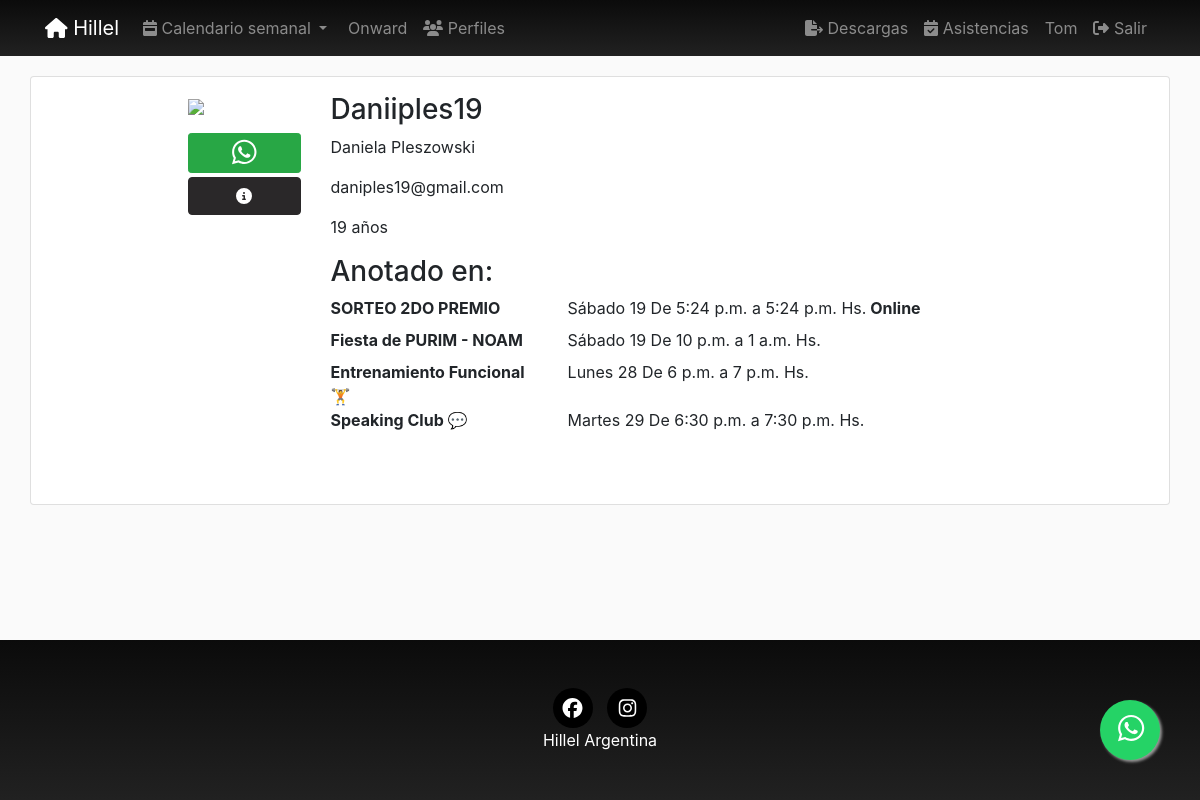
The app's page /profiles/Daniiples19/ (signed in), older data.
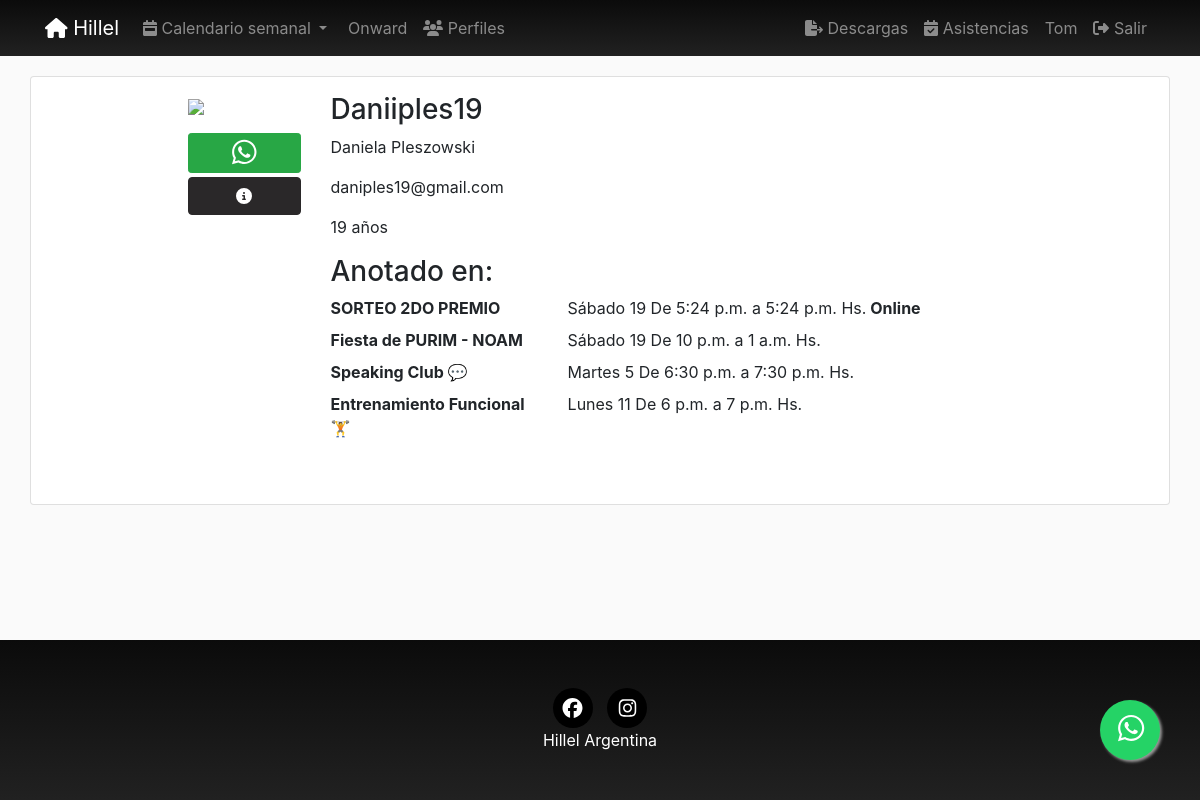
The same page, newer data.
### pages/models.py (models this page shows, shortened)
class Page(models.Model):
    title = models.CharField(verbose_name="Título", max_length=200)
    horaDesde = models.TimeField(verbose_name="Hora desde", null=True, blank=True, auto_now=False, auto_now_add=False,)
    horaHasta = models.TimeField(verbose_name="Hora hasta", null=True, blank=True, auto_now=False, auto_now_add=False,)
    description = RichTextField(verbose_name="Descripción", null=True, blank=True)
    textoExtraMail = RichTextField(verbose_name="Texto extra del mail", null=True, blank=True)
    flyer = models.ImageField(upload_to=custom_upload_to,
                              null=True, blank=True)
    dia = models.ForeignKey(Day, verbose_name='dia', null=True, on_delete=models.CASCADE)
    cupo = models.SmallIntegerField(verbose_name="Cupo", default=0)
    modalidad = BooleanField(verbose_name="Online", default=0)
    nuevo = BooleanField(verbose_name="Nuevo", default=0)
    activa = BooleanField(verbose_name="Activa", default=1)
    categories = models.ManyToManyField(Category, verbose_name='categorias', related_name='get_pages', blank=True)
    provincia = models.ForeignKey(Provincia, on_delete=models.CASCADE, null=True, blank=True)
    responsable = models.ForeignKey(Responsable, on_delete=models.CASCADE, null=True, blank=True)
    colaborador = models.ForeignKey(Colaborador, on_delete=models.CASCADE, null=True, blank=True)
    secreta = BooleanField(verbose_name="Tiene clave?", default=0)
    clave = models.CharField(verbose_name="Clave", null=True, blank=True, default="", max_length=200)
    objects = PagesManager()
    created = models.DateTimeField(auto_now_add=True, verbose_name="Fecha de creación", blank=True, null=True)
    updated = models.DateTimeField(auto_now=True, verbose_name="Fecha de edición", blank=True, null=True)
    class Meta:
        verbose_name = "actividad"
        verbose_name_plural = "actividades"
        ordering = ['dia__order', 'horaDesde', '-title']
    def __str__(self):
        return self.title

class Day(models.Model):
    day = models.CharField(verbose_name="Día", max_length=200)
    order = models.SmallIntegerField(verbose_name="Orden", default=0)
    class Meta:
        verbose_name = "Día"
        verbose_name_plural = "Días"
        ordering = ['order']
    def __str__(self):
        return self.day

### profiles/views.py (the view)
# urls.py: path('<username>/', ProfileDetail.as_view(), name='detail'),
@method_decorator(login_required, name='dispatch')
class ProfileDetail(DetailView):
    model = Profile
    template_name = "profiles/profile_detail.html"
    def get_object(self):
        return get_object_or_404(Profile,
                                 user__username=self.kwargs['username'])

### location/models.py (called while the page is built)
    def __str__(self):
        return self.title

### pages/models.py (called while the page is built)
    def find(self, user):
        queryset = self.filter(user=user)
        if len(queryset) > 0:
            return queryset[0]
        return None

### profiles/processors.py (called while the page is built)
def ctx_dict(request):
    ctx = {}
    bitajon = False
    if request.user.groups.filter(name="BITAJON").count():
        bitajon = True
    ctx["bitajon"] = bitajon
    return ctx

### registration/models.py (called while the page is built)
    def __str__(self):
        return self.fecha

    def __str__(self):
        return self.fecha

    def __str__(self):
        return self.nombre

    def __str__(self):
        return self.nombre

    @property
    def subscription(self):
        subscription = Subscription.objects.find(self.user)
        if subscription is None:
            return
        if subscription.pages is None:
            return
        return subscription.pages.all()

    @property
    def edad(self):
        if self.fechaNacimiento is None:
            return
        today = date.today()
        return today.year - self.fechaNacimiento.year - ((today.month, today.day) < (self.fechaNacimiento.month, self.fechaNacimiento.day))

### social/models.py (called while the page is built)
    def __str__(self):
        return self.numero

### profiles/templates/profiles/profile_detail.html (shortened to what this page needs)
{% extends 'core/base.html' %}
{% load static %}
{% block content %}
<main role="main">
  <div class="card container mb-5">
    <div class="row mt-3">
      <div class="col-md-9 mx-auto mb-5">
        <form action="" method="post" enctype="multipart/form-data">{% csrf_token %}
          <div class="row">
            <div class="col-md-2">
              {% if profile.avatar %}
                <img src="{{profile.avatar.url}}" class="img-fluid">
              {% else %}
                <img src="{% static 'registration/img/no-avatar.jpg' %}" class="img-fluid">
              {% endif %}
              {% if profile.whatsapp  %}
              <a href="https://wa.me/+549{{profile.whatsapp}}" class="text-center btn btn-success btn-sm btn-block mt-3" >
              <i class="fab fa-whatsapp fa-2x"></i>
              </a>
              <a class="btn btn-dark btn-block text-white mt-1 text-center" id="MainNavDatos" data-target="#ModalDatos" data-toggle="modal">
              <i class="fas fa-info-circle text-center"></i>
              </a>
              {% endif %}
            </div>
            <div class="col-md-10">
              <h3>{{profile.user}}</h3>
                 {% if profile.nombre and profile.apellido  %}
                 <p>{{profile.nombre}} {{profile.apellido}}</p>
                 <p>{{profile.user.email}}</p>
                 {% endif %}
                {% if profile.fechaNacimiento  %}<p>{{profile.edad}} años</p> {% endif %}
              {% if profile.subscription  %}
              <h3>Anotado en:</h3>
                <dl class="row">
                {% for sub in profile.subscription %}
                   <dt class="col-sm-4">{{sub}}</dt>
                   <dd class="col-sm-8">{% if sub.dia.order < 8 %}Los{% endif %} {{sub.dia}} De {{sub.horaDesde}} a {{sub.horaHasta}} Hs.{% if sub.modalidad  %}<b> Online</b>{% endif %}</dd>
                {% endfor %}
                </dl>
              {% endif %}
            </div>
          </div>
        </form>
      </div>
    </div>
  </div>
</main>
{% endblock %}

Row changes from the older to the newer data that the page shows:
changed Page "Speaking Club 💬": dia "Martes 29" → "Martes 5"; moves up the list
changed through a linked row, Page "Entrenamiento Funcional 🏋": dia "Lunes 28" → "Lunes 11"
